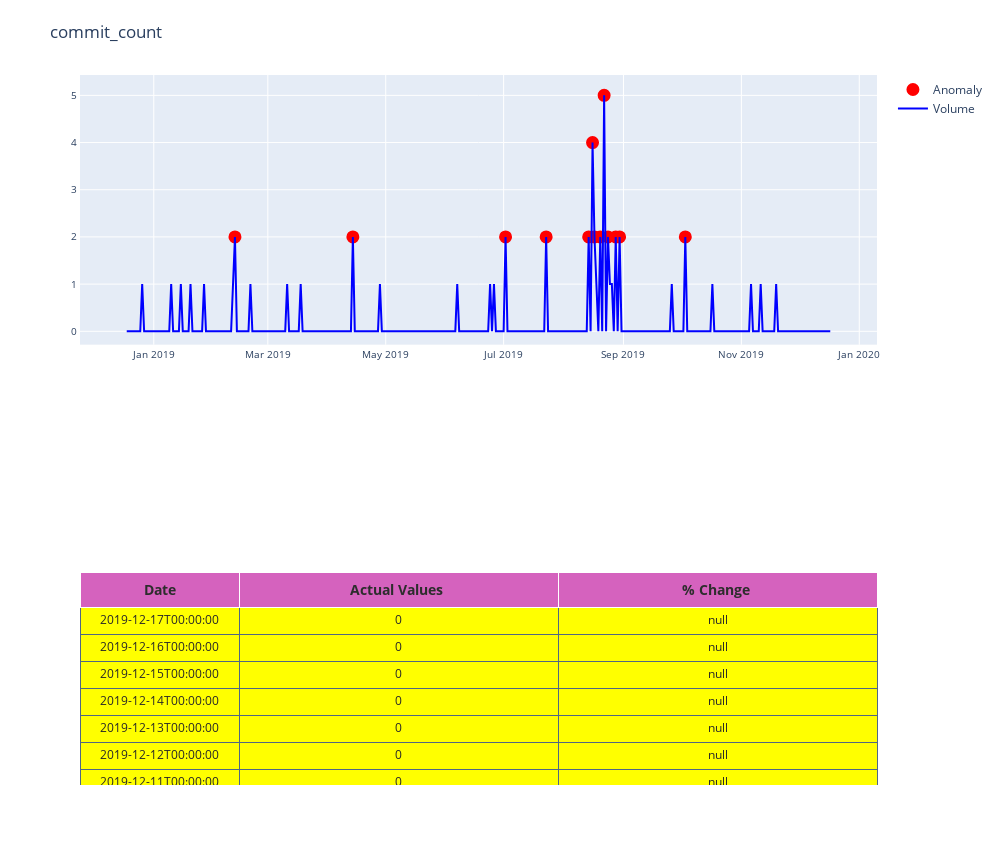
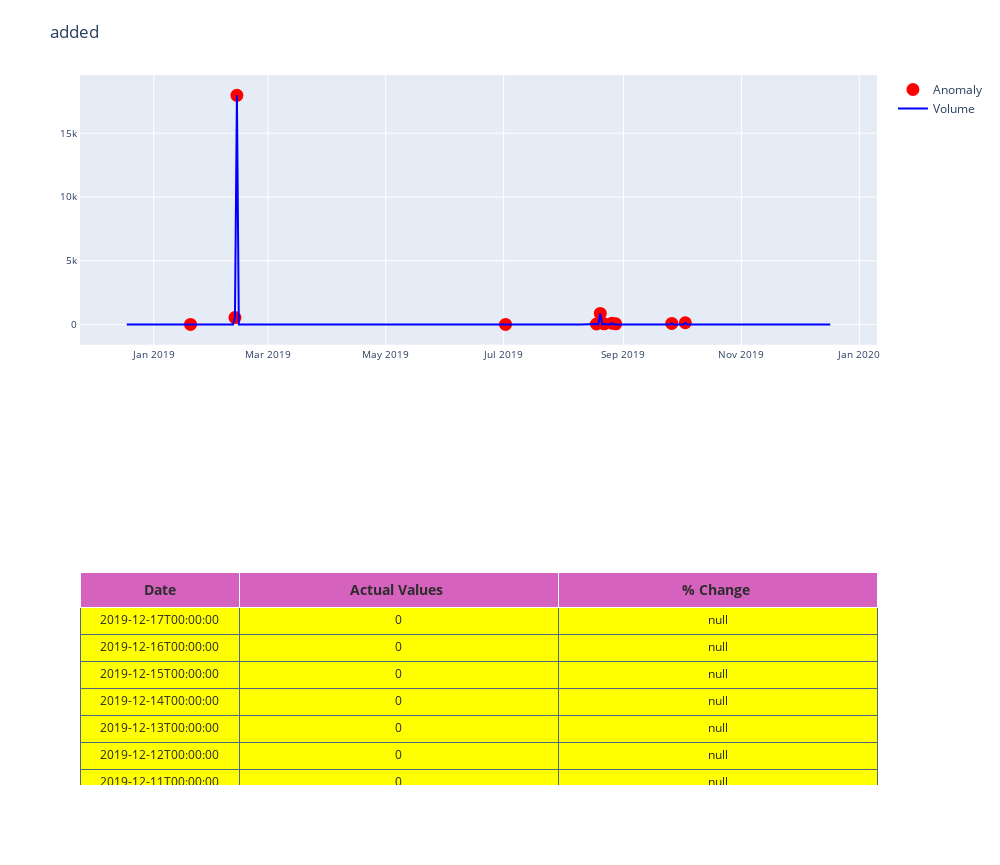
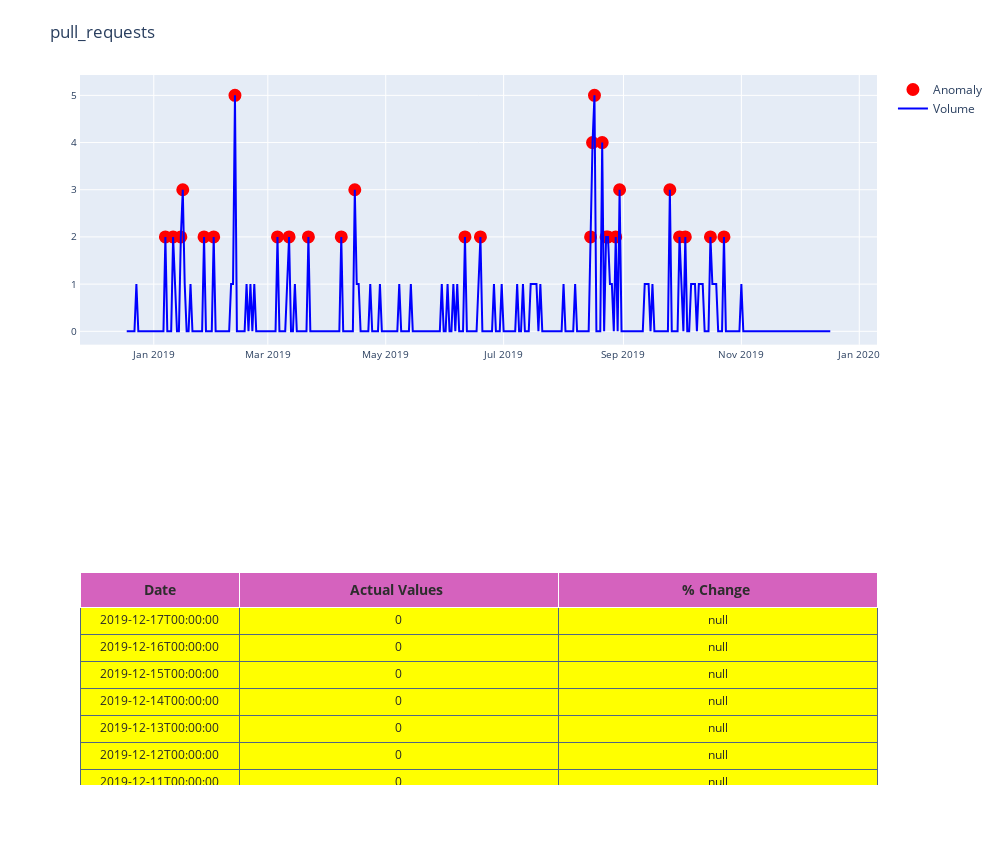

Notebook code for these charts, in order:
### Markdown cell above
Identify anomalies for individual metrics and plot the results.

X axis — date Y axis — Metric values and anomaly points.

The plots allow us to see the sudden spikes and dips in the volume and project the anomalous points onto the plot.

The tables below each plot allow us to examine the raw data and see potential holes or broken pipelines in the data that would need to be fixed in our preprocessing steps. They also let us see which anomalies are low-level (yellow) or high level (red)

### Code cell
import warnings  
warnings.filterwarnings('ignore')
for i in range(1,len(df.columns)-1):
    model.fit(df.iloc[:,i:i+1])
    pred = model.predict(df.iloc[:,i:i+1])
    test_df = pd.DataFrame()
    
    test_df['date_col'] = df.index#df['date']
    test_df.index = df.index
    
    # Find decision function to find the score and classify anomalies
    test_df['score'] = model.decision_function(df.iloc[:,i:i+1])
    test_df['volume'] = df.iloc[:,i:i+1]
    test_df['anomaly'] = pred

    # Get the indexes of outliers in order to compare the metrics with use case anomalies if required
    outliers = test_df.loc[test_df['anomaly'] == -1]
    outlier_index = list(outliers.index)
    test_df = classify_anomalies(test_df,df.columns[i])
    plot_anomaly(test_df,df.columns[i])

### Figure 1 — Plotly figure (JSON) as saved in the notebook; plotly's stock layout.template omitted (floating-point values rounded to 4 significant figures; data arrays with more than 128 entries replaced by an {"elided": "..."} marker saying what was removed)
{"data": [{"cells": {"align": ["center", "center", "center", "center", "center"], "fill": {"color": {"elided": "1x365 str values"}}, "font": {"color": ["rgb(40, 40, 40)", "rgb(40, 40, 40)", "rgb(40, 40, 40)", "rgb(40, 40, 40)", "rgb(40, 40, 40)"], "size": 12}, "height": 27, "line": {"color": "#506784"}, "suffix": [null, "", "", "%", ""], "values": {"elided": "3x365 mixed values"}}, "columnwidth": [1, 2], "domain": {"x": [0, 1], "y": [0, 0.3]}, "header": {"fill": {"color": "#d562be"}, "font": {"color": ["rgb(45, 45, 45)", "rgb(45, 45, 45)", "rgb(45, 45, 45)", "rgb(45, 45, 45)", "rgb(45, 45, 45)"], "size": 14}, "height": 20, "values": [["<b>Date</b>"], ["<b>Actual Values </b>"], ["<b>% Change </b>"]]}, "type": "table"}, {"marker": {"color": "red", "line": {"color": "red", "width": 2}, "size": 11}, "mode": "markers", "name": "Anomaly", "showlegend": true, "type": "scatter", "x": {"elided": "365 str values"}, "xaxis": "x", "y": {"elided": "365 int values"}, "yaxis": "y"}, {"marker": {"color": "blue", "line": {"width": 1}, "size": 12}, "mode": "lines", "name": "Volume", "type": "scatter", "x": {"elided": "365 str values"}, "xaxis": "x", "y": {"elided": "365 int values"}, "yaxis": "y"}], "layout": {"autosize": false, "height": 865, "margin": {"t": 75}, "showlegend": true, "title": {"text": "commit_count"}, "width": 1000, "xaxis": {"anchor": "y", "domain": [0, 1], "gridcolor": "#ffffff", "mirror": true, "showgrid": true, "showline": true, "showticklabels": true, "tickfont": {"size": 10}, "ticklen": 4, "zeroline": false}, "yaxis": {"anchor": "x", "domain": [0.62, 1], "gridcolor": "#ffffff", "hoverformat": ".2f", "mirror": true, "showgrid": true, "showline": true, "tickfont": {"size": 10}, "ticklen": 4, "zeroline": false}}}

### Figure 2 — Plotly figure (JSON) as saved in the notebook; plotly's stock layout.template omitted (floating-point values rounded to 4 significant figures; data arrays with more than 128 entries replaced by an {"elided": "..."} marker saying what was removed)
{"data": [{"cells": {"align": ["center", "center", "center", "center", "center"], "fill": {"color": {"elided": "1x365 str values"}}, "font": {"color": ["rgb(40, 40, 40)", "rgb(40, 40, 40)", "rgb(40, 40, 40)", "rgb(40, 40, 40)", "rgb(40, 40, 40)"], "size": 12}, "height": 27, "line": {"color": "#506784"}, "suffix": [null, "", "", "%", ""], "values": {"elided": "3x365 mixed values"}}, "columnwidth": [1, 2], "domain": {"x": [0, 1], "y": [0, 0.3]}, "header": {"fill": {"color": "#d562be"}, "font": {"color": ["rgb(45, 45, 45)", "rgb(45, 45, 45)", "rgb(45, 45, 45)", "rgb(45, 45, 45)", "rgb(45, 45, 45)"], "size": 14}, "height": 20, "values": [["<b>Date</b>"], ["<b>Actual Values </b>"], ["<b>% Change </b>"]]}, "type": "table"}, {"marker": {"color": "red", "line": {"color": "red", "width": 2}, "size": 11}, "mode": "markers", "name": "Anomaly", "showlegend": true, "type": "scatter", "x": {"elided": "365 str values"}, "xaxis": "x", "y": {"elided": "365 int values"}, "yaxis": "y"}, {"marker": {"color": "blue", "line": {"width": 1}, "size": 12}, "mode": "lines", "name": "Volume", "type": "scatter", "x": {"elided": "365 str values"}, "xaxis": "x", "y": {"elided": "365 int values"}, "yaxis": "y"}], "layout": {"autosize": false, "height": 865, "margin": {"t": 75}, "showlegend": true, "title": {"text": "added"}, "width": 1000, "xaxis": {"anchor": "y", "domain": [0, 1], "gridcolor": "#ffffff", "mirror": true, "showgrid": true, "showline": true, "showticklabels": true, "tickfont": {"size": 10}, "ticklen": 4, "zeroline": false}, "yaxis": {"anchor": "x", "domain": [0.62, 1], "gridcolor": "#ffffff", "hoverformat": ".2f", "mirror": true, "showgrid": true, "showline": true, "tickfont": {"size": 10}, "ticklen": 4, "zeroline": false}}}

### Figure 3 — Plotly figure (JSON) as saved in the notebook; plotly's stock layout.template omitted (floating-point values rounded to 4 significant figures; data arrays with more than 128 entries replaced by an {"elided": "..."} marker saying what was removed)
{"data": [{"cells": {"align": ["center", "center", "center", "center", "center"], "fill": {"color": {"elided": "1x365 str values"}}, "font": {"color": ["rgb(40, 40, 40)", "rgb(40, 40, 40)", "rgb(40, 40, 40)", "rgb(40, 40, 40)", "rgb(40, 40, 40)"], "size": 12}, "height": 27, "line": {"color": "#506784"}, "suffix": [null, "", "", "%", ""], "values": {"elided": "3x365 mixed values"}}, "columnwidth": [1, 2], "domain": {"x": [0, 1], "y": [0, 0.3]}, "header": {"fill": {"color": "#d562be"}, "font": {"color": ["rgb(45, 45, 45)", "rgb(45, 45, 45)", "rgb(45, 45, 45)", "rgb(45, 45, 45)", "rgb(45, 45, 45)"], "size": 14}, "height": 20, "values": [["<b>Date</b>"], ["<b>Actual Values </b>"], ["<b>% Change </b>"]]}, "type": "table"}, {"marker": {"color": "red", "line": {"color": "red", "width": 2}, "size": 11}, "mode": "markers", "name": "Anomaly", "showlegend": true, "type": "scatter", "x": {"elided": "365 str values"}, "xaxis": "x", "y": {"elided": "365 int values"}, "yaxis": "y"}, {"marker": {"color": "blue", "line": {"width": 1}, "size": 12}, "mode": "lines", "name": "Volume", "type": "scatter", "x": {"elided": "365 str values"}, "xaxis": "x", "y": {"elided": "365 int values"}, "yaxis": "y"}], "layout": {"autosize": false, "height": 865, "margin": {"t": 75}, "showlegend": true, "title": {"text": "pull_requests"}, "width": 1000, "xaxis": {"anchor": "y", "domain": [0, 1], "gridcolor": "#ffffff", "mirror": true, "showgrid": true, "showline": true, "showticklabels": true, "tickfont": {"size": 10}, "ticklen": 4, "zeroline": false}, "yaxis": {"anchor": "x", "domain": [0.62, 1], "gridcolor": "#ffffff", "hoverformat": ".2f", "mirror": true, "showgrid": true, "showline": true, "tickfont": {"size": 10}, "ticklen": 4, "zeroline": false}}}
